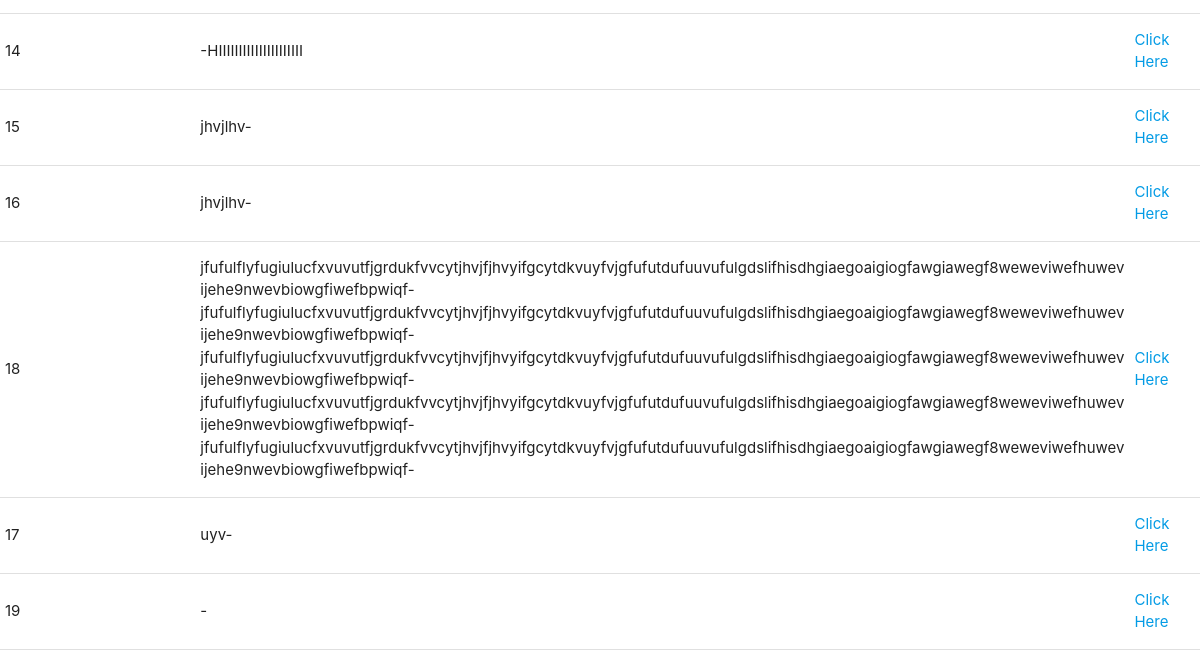
/Java/Questions/ (signed in, lower part), run on an earlier commit of the app's database.
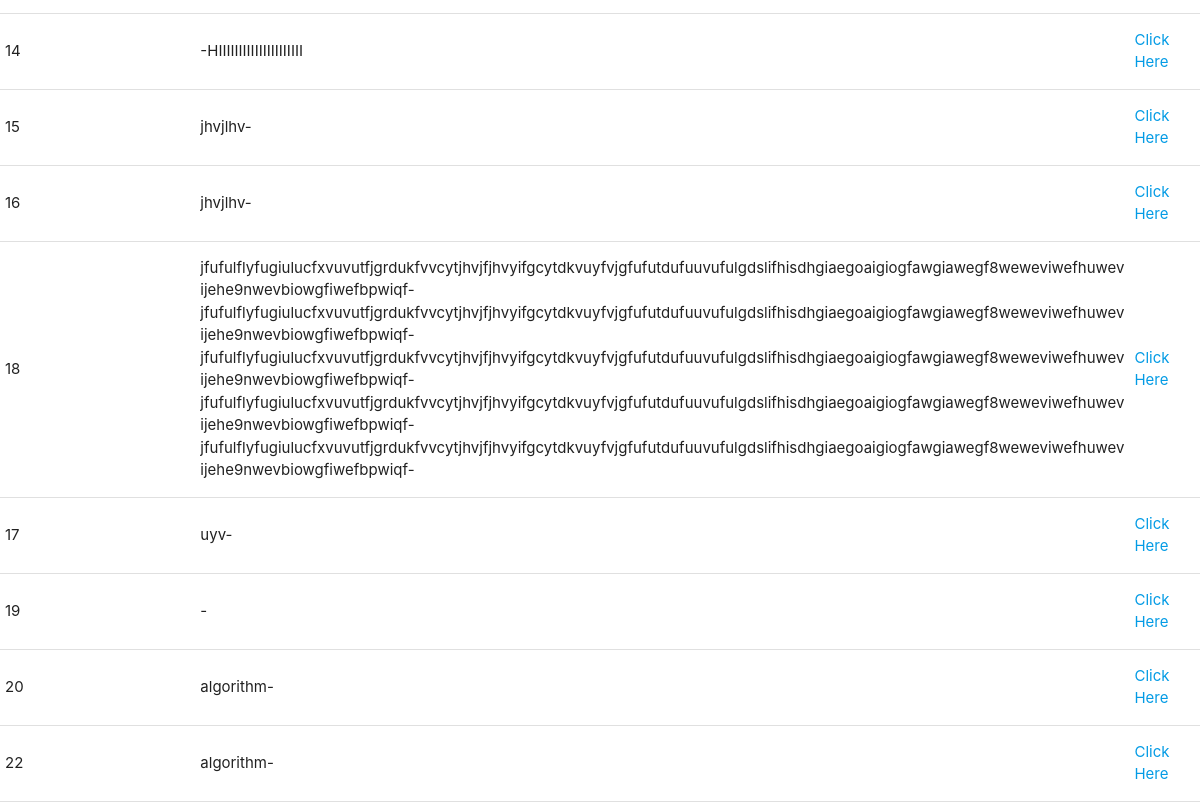
And on a later commit of the database.
### Java/models.py (models this page shows, shortened)
class AddData(models.Model):
    Question_No=models.IntegerField(unique=True)
    Type=models.TextField(max_length=20)
    Question=models.TextField(max_length=10000)
    Algorithm=models.TextField(default="-",blank=True)
    Solution=models.URLField(max_length=10000)

### Java/views.py (the view)
# urls.py: path("Questions/", views.Questions.as_view(), name="Questions"),
class Questions(LoginRequiredMixin, ListView):
    login_url="/Login"
    model=models.AddData
    template_name="Questions.html"
    context_object_name="Quests"

### templates/Questions.html (shortened to what this page needs)
{%extends 'Base.html'%}
{%load static%}
{%block body%}
  <div id="test2" class="col s12">
    <table class="highlight ok">
      <col style="width:39.5%">
      <col style="width:39.5%">
        <tbody>
            {%for ele in Quests%}
          <tr>
            <td>{{ele.Question_No}}</td>
            <td>{{ele.Algorithm}}</td>
            <td><a target="_blank" href="{{ele.Solution}}">Click Here</a></td>
          </tr>
          {%endfor%}
        </tbody>
      </table>
  </div>
{%endblock%}

What changed in the data, as far as the page shows it:
added AddData: Question_No "20", Algorithm "algorithm-"
added AddData: Question_No "22", Algorithm "algorithm-"
